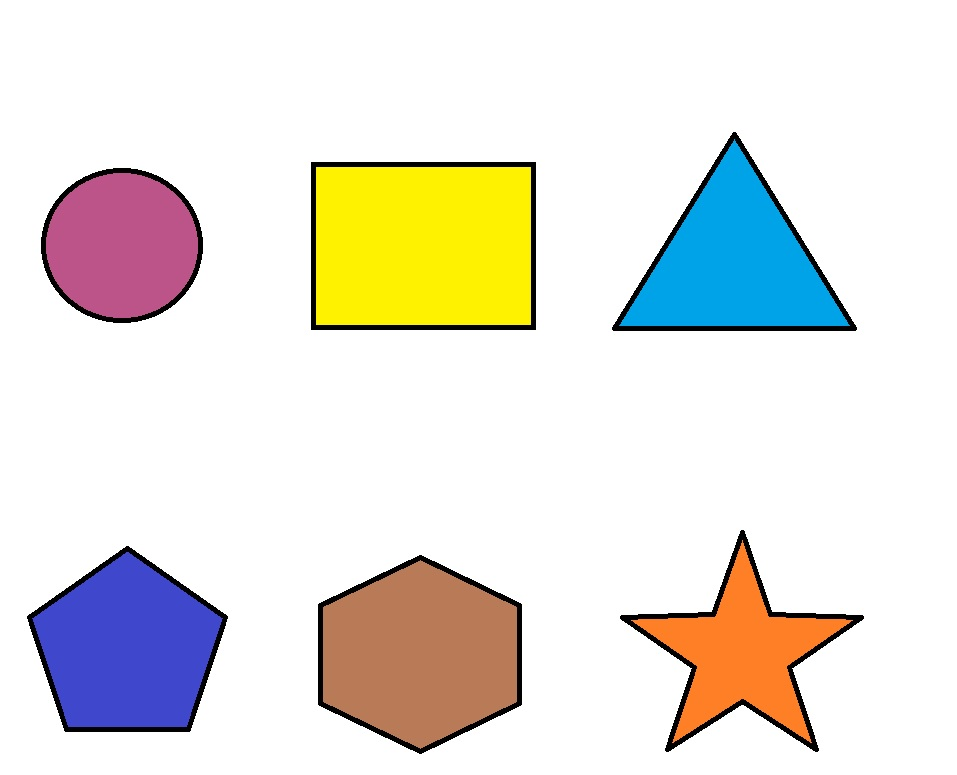
#> input picture slike/shapes2.jpg, 957 x 775 px
$ python projekt.py
#> lines starting #> are read from the running program, lines starting #| are printed output that depends on the picture; after the words box and inside, x2 and y2 are one past the last pixel; in counts of white or black regions, pixels touching at a corner belong together; long printed decimals are rounded
import numpy
import cv2

img = cv2.imread('slike/shapes2.jpg')
#> img is the input picture: shape (775, 957, 3); mean B, G, R 220.8, 227.5, 230.5
#img = cv2.imread('slike/shapes3.jpg')
imgGrey = cv2.cvtColor(img, cv2.COLOR_BGR2GRAY)
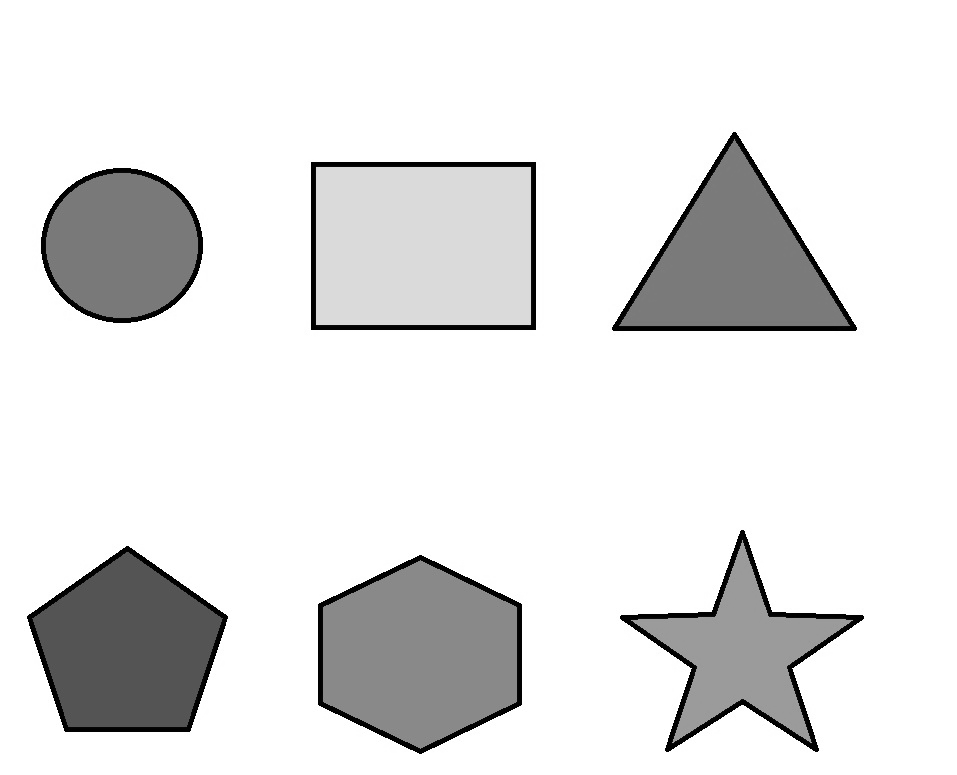
#> imgGrey: shape (775, 957); min 0, max 255, mean 227.6
_,tresh = cv2.threshold(imgGrey, 240,255, cv2.THRESH_BINARY)
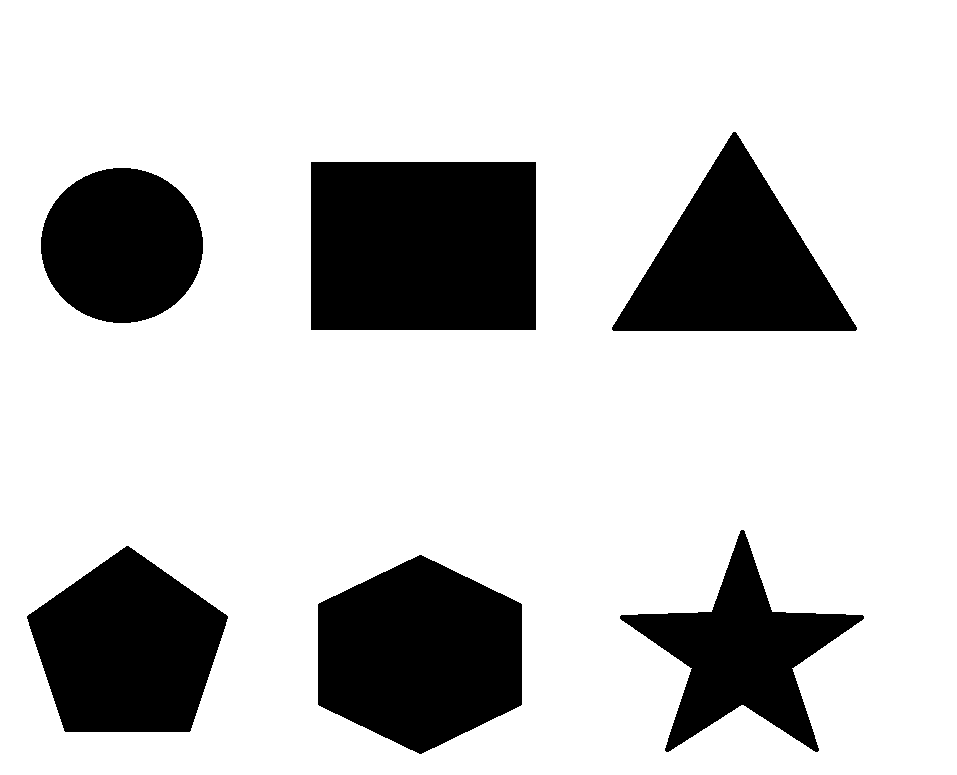
#> tresh: shape (775, 957); 78.5% white; 6 black regions
contours, _ = cv2.findContours(tresh, cv2.RETR_TREE,cv2.CHAIN_APPROX_SIMPLE)
#> contours = 7 contours; box (x1, y1, x2, y2) and area: (0, 0, 957, 775) 739944, (310, 161, 537, 331) 38192, (317, 554, 523, 755) 30984, (26, 545, 229, 733) 26358, (611, 131, 858, 332) 25360, (619, 529, 865, 753) 20186, (40, 167, 204, 324) 19936

for contour in contours:
    approx = cv2.approxPolyDP(contour,0.01* cv2.arcLength(contour,True), True)
    cv2.drawContours(img,[approx],0, (0,0,0), 5)
    x = approx.ravel()[0] + 50
    y = approx.ravel()[1] - 20


    if len(approx) == 3:
        cv2.putText(img,"Triangle", (x,y), cv2.FONT_HERSHEY_COMPLEX, 0.5, (0,0,0))
    elif len(approx) == 4:
        x_Rectangle,y_Rectangle, width, height = cv2.boundingRect(approx)
        aspectRatio = float(width)/height
        print(aspectRatio)
        if aspectRatio >= 0.95 and aspectRatio <= 1.05:
            cv2.putText(img,"Square", (x,y), cv2.FONT_HERSHEY_COMPLEX, 0.5, (0,0,0))
        else:
            cv2.putText(img,"Rectangle", (x,y), cv2.FONT_HERSHEY_COMPLEX, 0.5, (0,0,0))
    elif len(approx) == 5:
        cv2.putText(img,"Pentagon", (x,y), cv2.FONT_HERSHEY_COMPLEX, 0.5, (0,0,0))
    elif len(approx) == 6:
        cv2.putText(img,"Hexagon", (x,y), cv2.FONT_HERSHEY_COMPLEX, 0.5, (0,0,0))
    elif len(approx) == 7:
        cv2.putText(img,"Heptagon", (x,y), cv2.FONT_HERSHEY_COMPLEX, 0.5, (0,0,0))
    elif len(approx) == 8:
        cv2.putText(img,"Octagon", (x,y), cv2.FONT_HERSHEY_COMPLEX, 0.5, (0,0,0))
    elif len(approx) == 10:
        cv2.putText(img,"Star", (x,y), cv2.FONT_HERSHEY_COMPLEX, 0.5, (0,0,0))
    else:
        cv2.putText(img,"Circle", (x,y), cv2.FONT_HERSHEY_COMPLEX, 0.5, (0,0,0))
#> this loop made 7 passes
#> (approx, x, y, x_Rectangle, y_Rectangle, width, height, aspectRatio) on passes 1, 6: ([[0, 0], [0, 774], [956, 774], [956, 0]], 50, -20, 0, 0, 957, 775, 1.23), ([[310, 162], [535, 161], [536, 329], [311, 330]], 360, 142, 310, 161, 227, 170, 1.34)
#> (x, y) on passes 2 to 5: (469, 534), (76, 596), (669, 596), (163, 147)
#| 1.235
#| 1.335
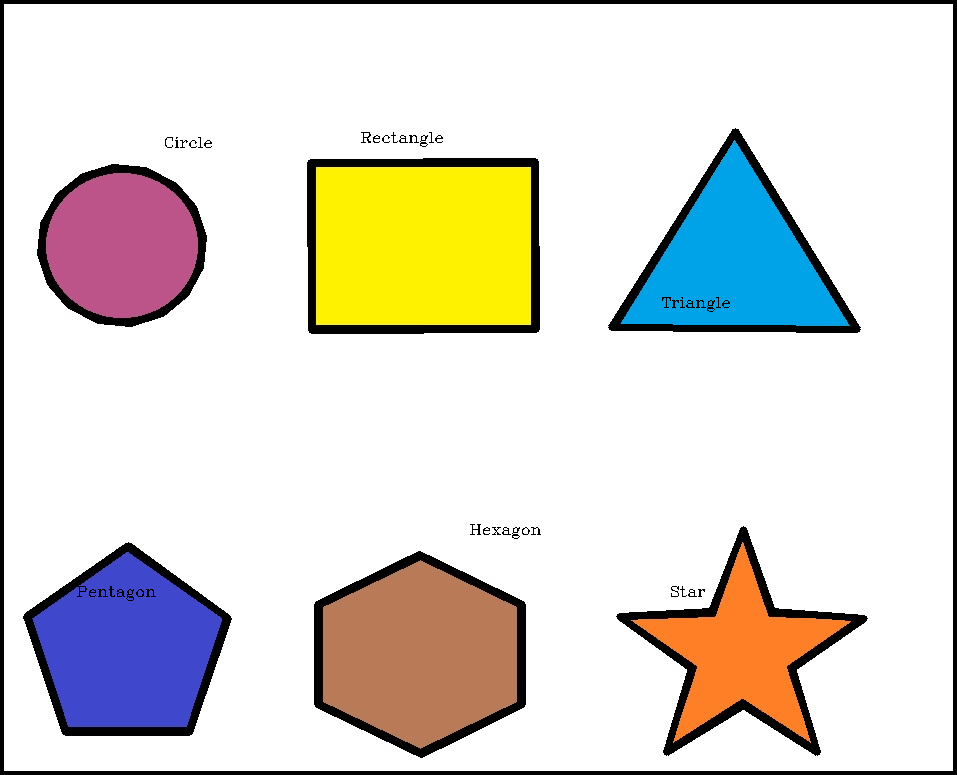
#> img: shape (775, 957, 3); 5.55% of pixels changed, all inside (x1, y1, x2, y2) = (0, 0, 957, 775)

cv2.imwrite("recognized2.jpg", img)

cv2.imshow("shapes", img)
cv2.waitKey(0)
cv2.destroyAllWindows()

$ run again, with slike/shapes3.jpg copied over slike/shapes2.jpg
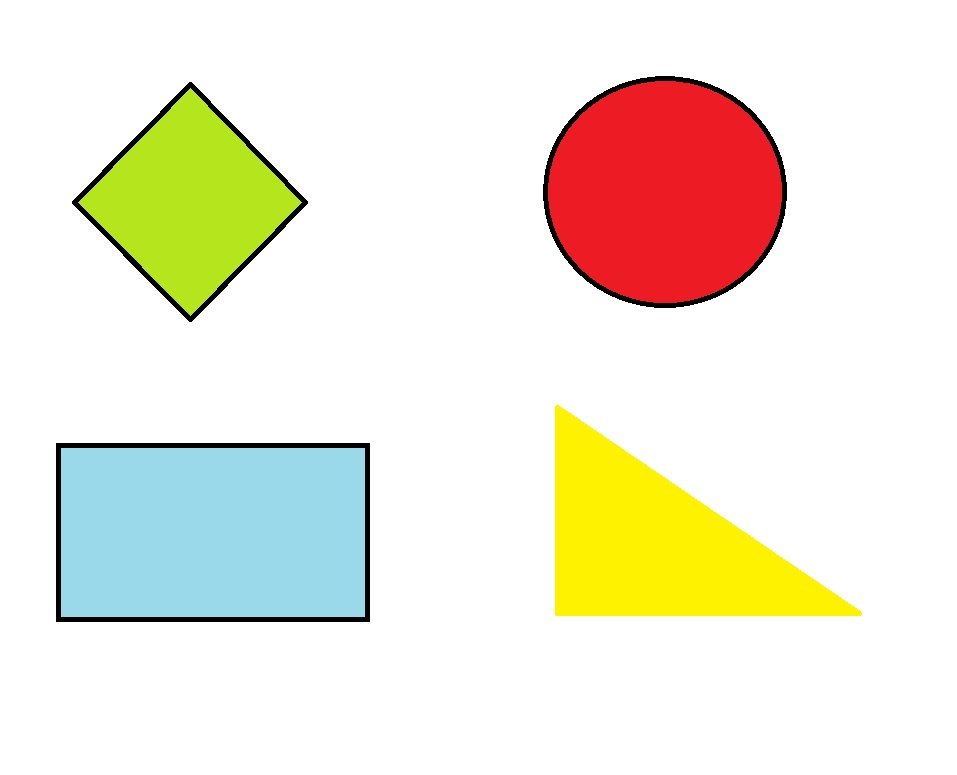
#> input picture slike/shapes3.jpg, 957 x 775 px
#> img is the input picture: shape (775, 957, 3); mean B, G, R 218.3, 234.3, 240.4
#> `_,tresh = cv2.threshold(imgGrey, 240,255, cv2.THRESH_BINARY)`:
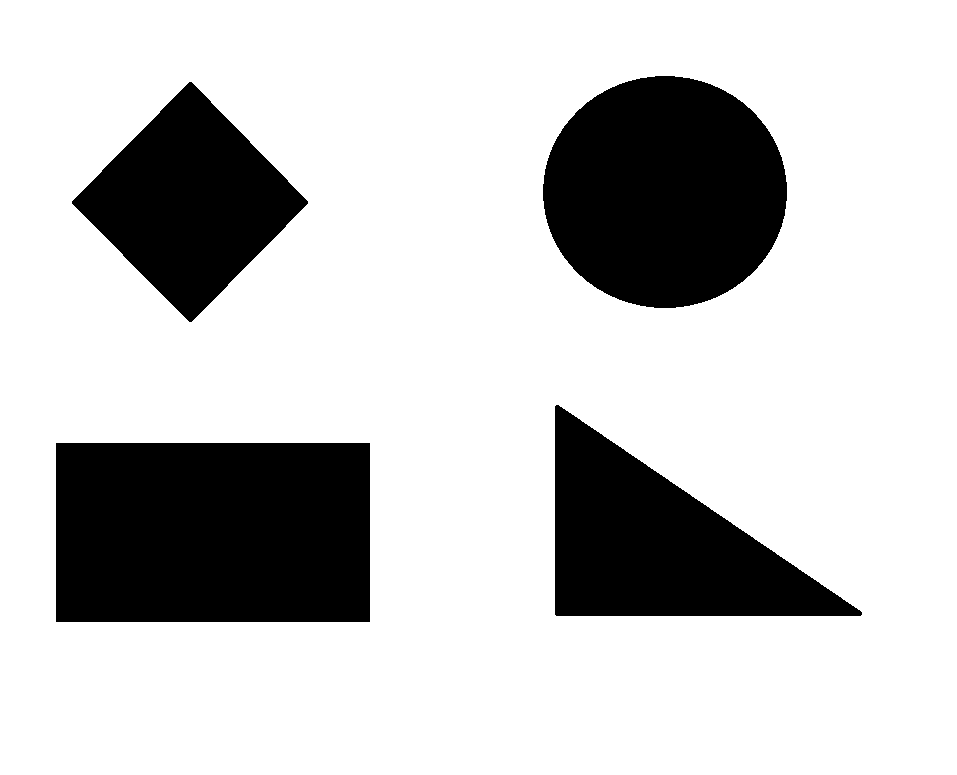
#> tresh: shape (775, 957); 78.1% white; 4 black regions
#> contours = 5 contours; box (x1, y1, x2, y2) and area: (0, 0, 957, 775) 739944, (55, 442, 371, 623) 56698, (542, 75, 788, 309) 44745, (554, 404, 863, 617) 33728, (71, 81, 309, 323) 29058
#> the loop `for contour in contours:` made 5 passes
#> (approx, x, y, x_Rectangle, y_Rectangle, width, height, aspectRatio) on passes 1, 2, 4: ([[0, 0], [0, 774], [956, 774], [956, 0]], 50, -20, 0, 0, 957, 775, 1.23), ([[55, 443], [369, 442], [370, 621], [56, 622]], 105, 423, 55, 442, 316, 181, 1.75), ([[189, 81], [308, 201], [191, 322], [71, 203]], 239, 61, 71, 81, 238, 242, 0.983)
#> (printed output is left out)
#> after the loop `for contour in contours:`:
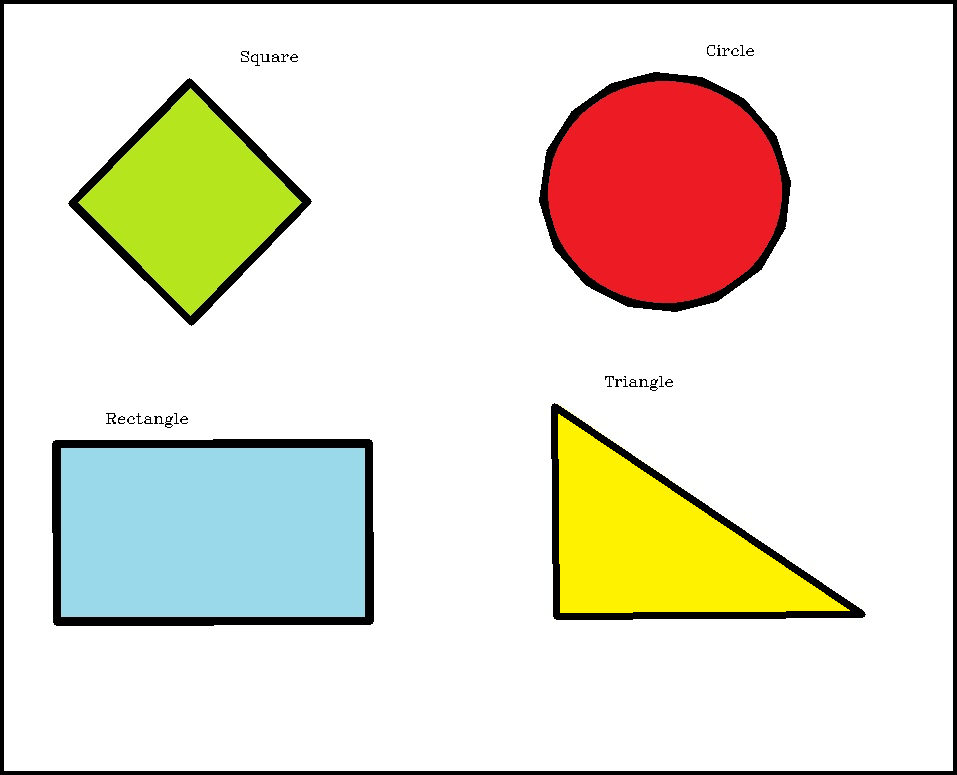
#> img: shape (775, 957, 3); 4.77% of pixels changed, all inside (x1, y1, x2, y2) = (0, 0, 957, 775)

$ run again, with slike/shapes1.jpg copied over slike/shapes2.jpg
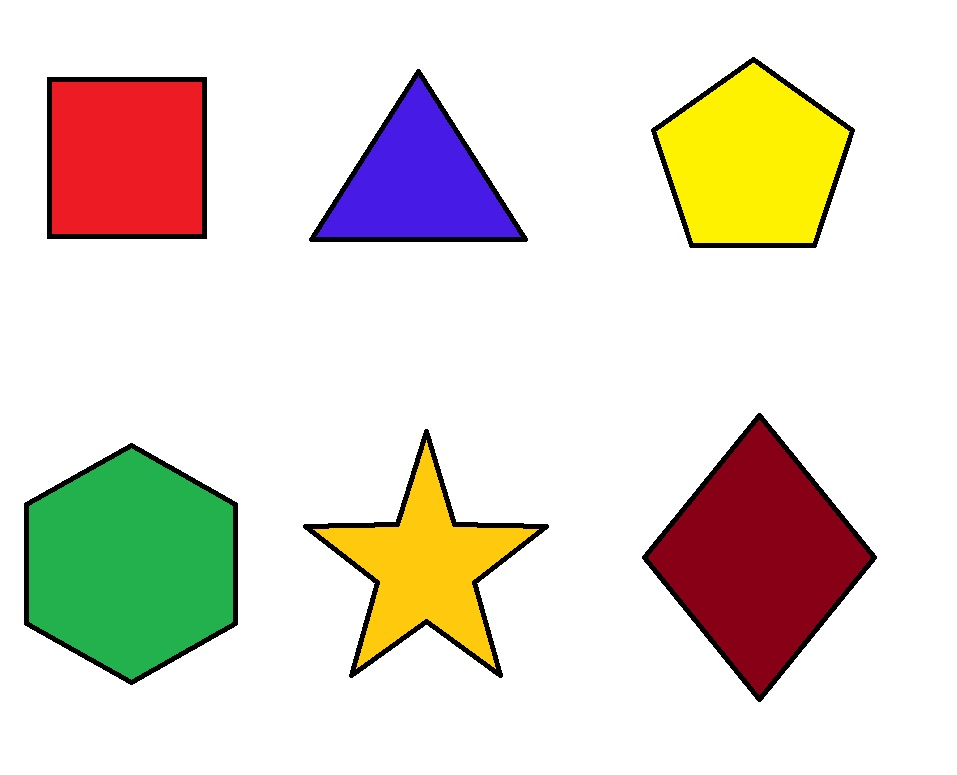
#> input picture slike/shapes1.jpg, 957 x 775 px
#> img is the input picture: shape (775, 957, 3); mean B, G, R 208.4, 219.7, 227.6
#> `_,tresh = cv2.threshold(imgGrey, 240,255, cv2.THRESH_BINARY)`:
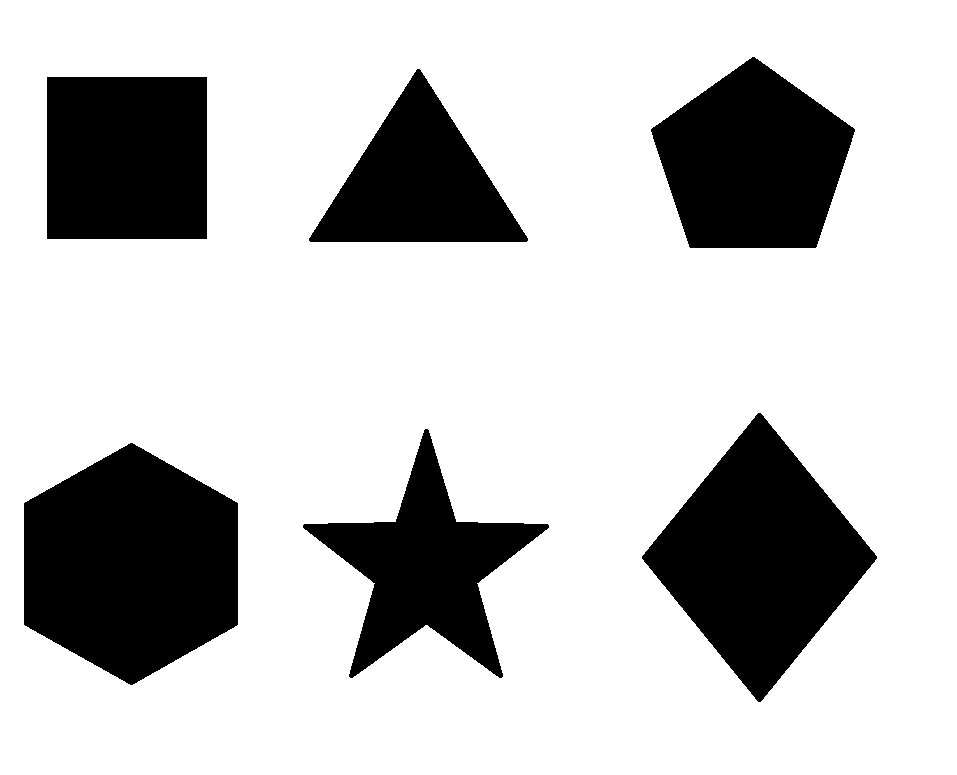
#> tresh: shape (775, 957); 77.3% white; 6 black regions
#> contours = 7 contours; box (x1, y1, x2, y2) and area: (0, 0, 957, 775) 739944, (23, 442, 239, 686) 39342, (641, 412, 878, 703) 34823, (650, 56, 856, 249) 27406, (46, 76, 208, 240) 26241, (302, 428, 550, 679) 22628, (308, 68, 529, 243) 19798
#> the loop `for contour in contours:` made 7 passes
#> (approx, x, y, x_Rectangle, y_Rectangle, width, height, aspectRatio) on passes 1, 4, 5: ([[0, 0], [0, 774], [956, 774], [956, 0]], 50, -20, 0, 0, 957, 775, 1.23), ([[758, 412], [877, 556], [760, 702], [641, 558]], 808, 392, 641, 412, 237, 291, 0.814), ([[47, 76], [207, 77], [206, 239], [46, 238]], 97, 56, 46, 76, 162, 164, 0.988)
#> (printed output is left out)
#> after the loop `for contour in contours:`:
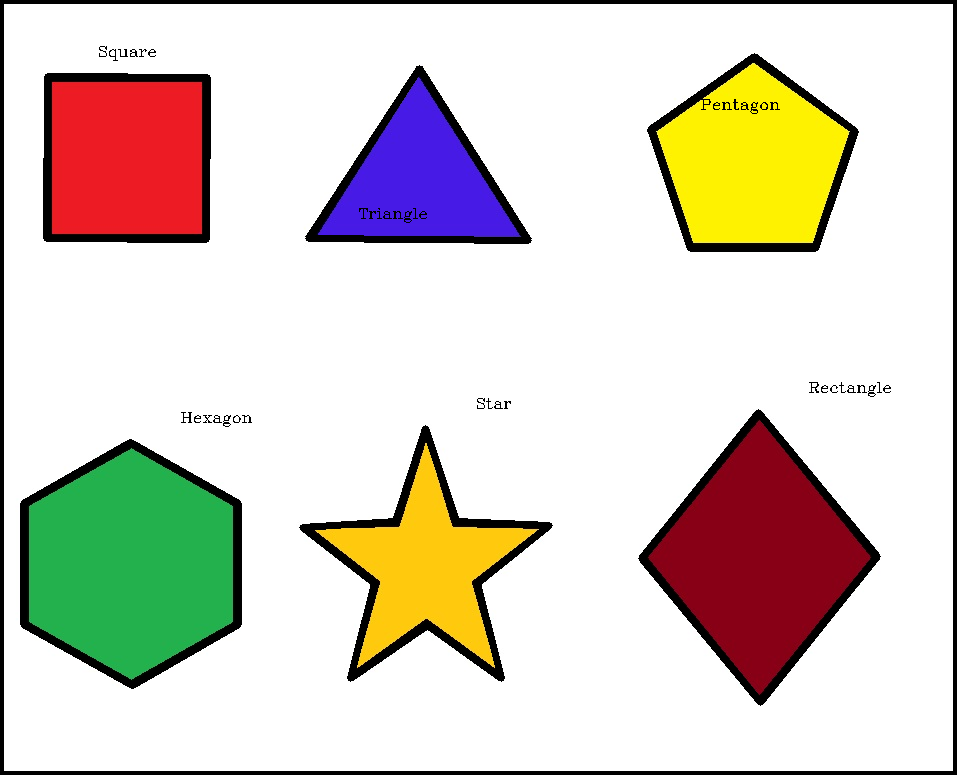
#> img: shape (775, 957, 3); 5.72% of pixels changed, all inside (x1, y1, x2, y2) = (0, 0, 957, 775)
